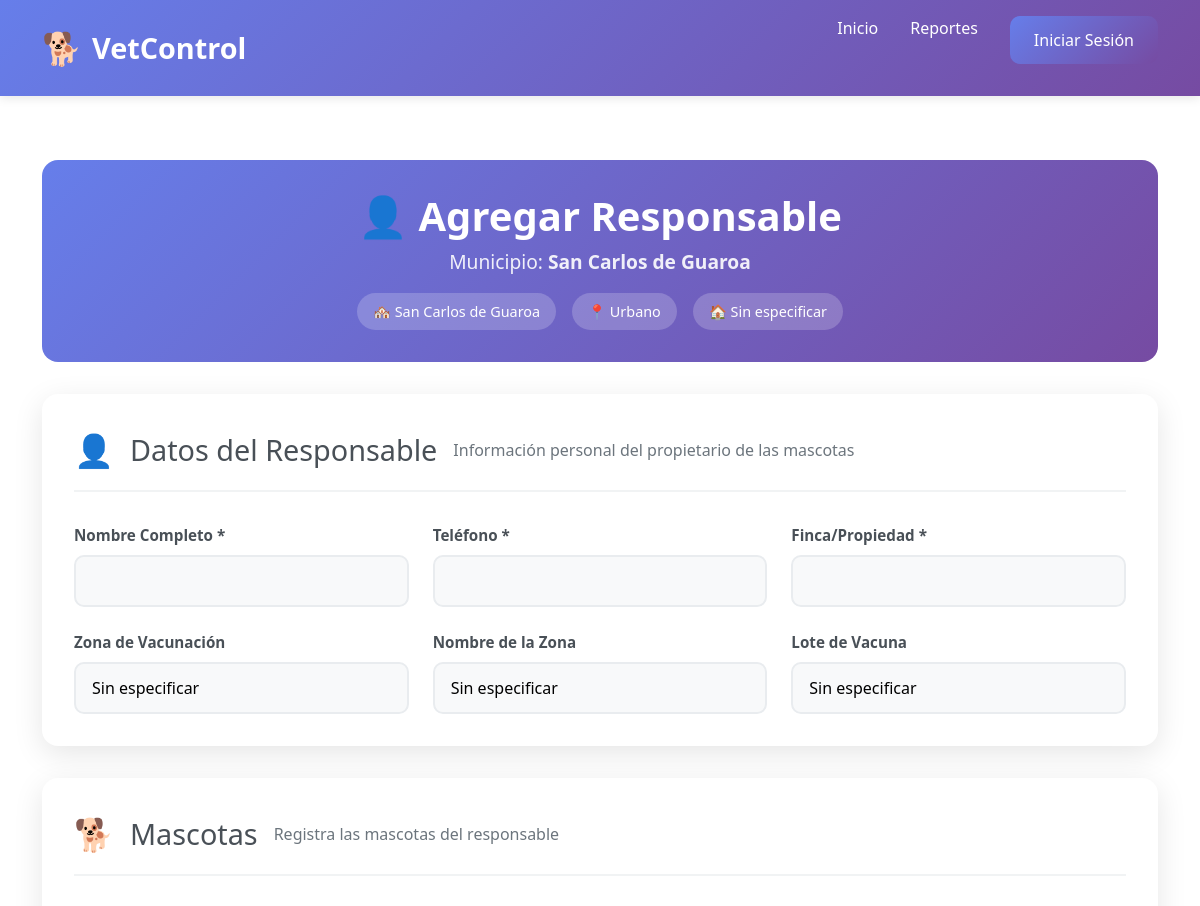
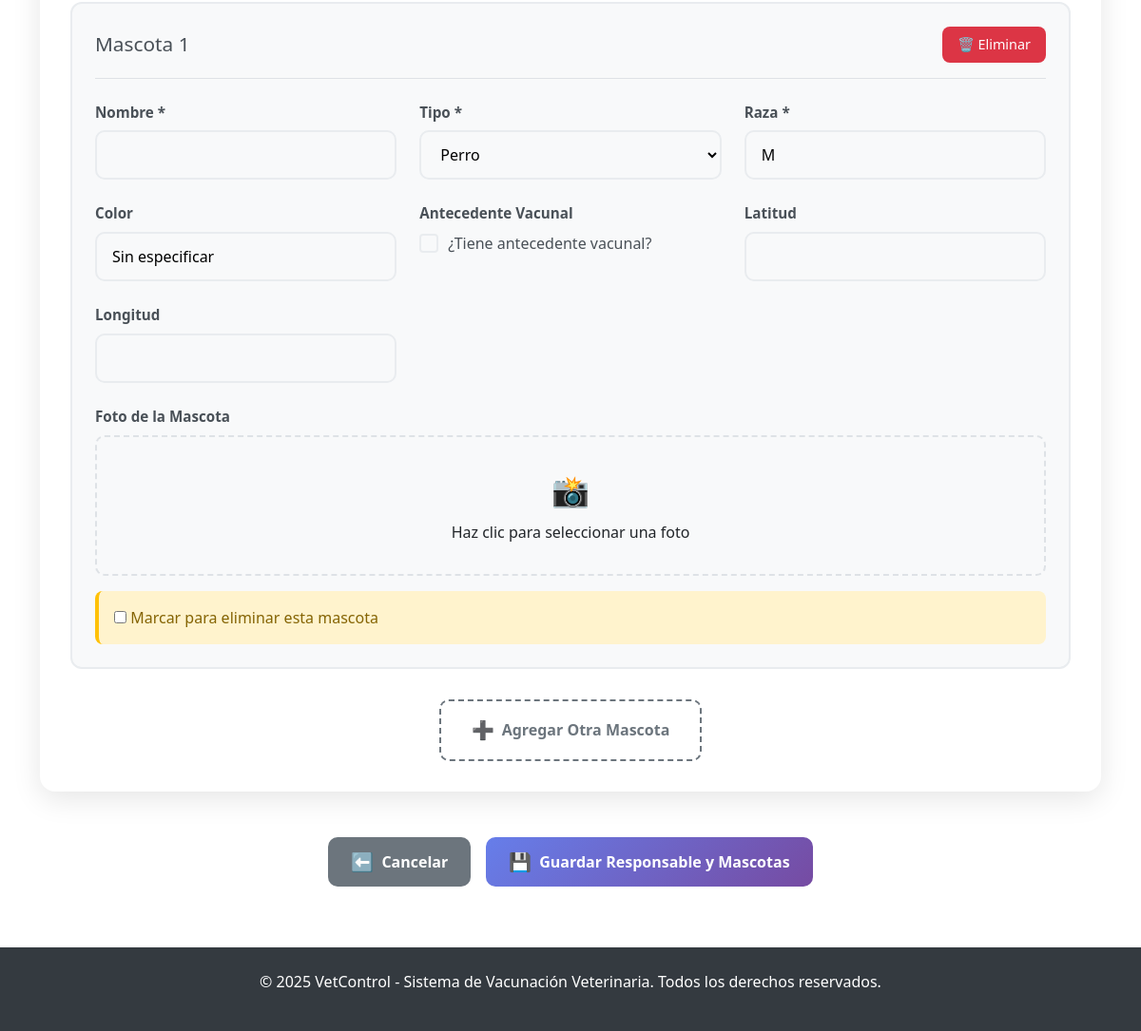
/api/planillas/22/responsable/nuevo/, run on the app's committed database (2 pictures, top to bottom).
### api/models.py (models this page shows, shortened)
class Planilla(models.Model):
    TIPO_ZONA_CHOICES = [
        ('urbano', 'Urbano'),
        ('rural', 'Rural'),
    ]
    nombre = models.CharField(max_length=100)
    assigned_to = models.ForeignKey(
        settings.AUTH_USER_MODEL,
        on_delete=models.CASCADE,
        related_name='planillas',
        null=True,
        blank=True,
        help_text="Vacunador principal asignado (compatibilidad)"
    )
    tecnico_asignado = models.ForeignKey(
        settings.AUTH_USER_MODEL,
        on_delete=models.SET_NULL,
        null=True,
        blank=True,
        related_name='planillas_asignadas',
        limit_choices_to={'tipo_usuario': 'tecnico'},
        help_text="Técnico principal asignado"
    )
    vacunadores_adicionales = models.ManyToManyField(
        settings.AUTH_USER_MODEL,
        blank=True,
        related_name='planillas_como_vacunador_adicional',
        limit_choices_to={'tipo_usuario': 'vacunador'},
        help_text="Vacunadores adicionales asignados"
    )
    tecnicos_adicionales = models.ManyToManyField(
        settings.AUTH_USER_MODEL,
        blank=True,
        related_name='planillas_como_tecnico_adicional',
        limit_choices_to={'tipo_usuario': 'tecnico'},
        help_text="Técnicos adicionales asignados"
    )
    municipio = models.CharField(max_length=100, default="Sin especificar", help_text="Nombre del municipio")
    urbano_rural = models.CharField(max_length=10, choices=TIPO_ZONA_CHOICES, default="urbano", help_text="Tipo de zona: urbano o rural")
    centro_poblado_vereda_barrio = models.CharField(max_length=100, default="Sin especificar", help_text="Centro poblado, vereda o barrio")
    zona = models.CharField(max_length=100, default="Sin especificar", help_text="Zona específica")
    creada = models.DateTimeField(auto_now_add=True)
    class Meta:
        verbose_name = "Municipio"
        verbose_name_plural = "Municipios"

### api/views.py (the view)
def crear_responsable_con_mascotas(request, planilla_id):
    planilla = get_object_or_404(Planilla, id=planilla_id)
    if request.method == 'POST':
        form = ResponsableForm(request.POST)
        formset = MascotaFormSet(request.POST, request.FILES)
        if form.is_valid() and formset.is_valid():
            responsable = form.save(commit=False)
            responsable.planilla = planilla
            responsable.save()
            formset.instance = responsable
            formset.save()
            return redirect('detalle_planilla', pk=planilla.id)  # o a donde quieras
    else:
        form = ResponsableForm()
        formset = MascotaFormSet()
    return render(request, 'api/responsable_form.html', {
        'form': form,
        'formset': formset,
        'planilla': planilla
    })

### api/forms.py
class ResponsableForm(forms.ModelForm):
    class Meta:
        model = Responsable
        fields = [
            'nombre', 'telefono', 'finca',
            'zona', 'nombre_zona', 'lote_vacuna'
        ]
        widgets = {
            'zona': forms.TextInput(attrs={'placeholder': 'Ej. Norte'}),
            'lote_vacuna': forms.TextInput(attrs={'placeholder': 'Ej. Lote 123'}),
        }

### api/templates/api/responsable_form.html (shortened to what this page needs)
{% extends "api/base.html" %}
{% block content %}
<div class="responsable-form-container">
  <div class="form-header">
    <div class="header-content">
      <h1>👤 Agregar Responsable</h1>
      <p>Municipio: <strong>{{ planilla.nombre }}</strong></p>
      <div class="municipio-info">
        <span class="info-badge">🏘️ {{ planilla.municipio }}</span>
        <span class="info-badge">📍 {{ planilla.urbano_rural|title }}</span>
        <span class="info-badge">🏠 {{ planilla.centro_poblado_vereda_barrio }}</span>
      </div>
    </div>
  </div>
  <form method="post" enctype="multipart/form-data" id="responsable-form" class="responsable-form">
    <div class="form-section">
      <div class="section-header">
        <div class="section-icon">👤</div>
        <h2>Datos del Responsable</h2>
        <p>Información personal del propietario de las mascotas</p>
      </div>
      <div class="form-grid">
        <div class="form-group">
          <label for="{{ form.nombre.id_for_label }}">Nombre Completo *</label>
          {{ form.nombre }}
        </div>
        <div class="form-group">
          <label for="{{ form.telefono.id_for_label }}">Teléfono *</label>
          {{ form.telefono }}
        </div>
        <div class="form-group">
          <label for="{{ form.finca.id_for_label }}">Finca/Propiedad *</label>
          {{ form.finca }}
        </div>
        <div class="form-group">
          <label for="{{ form.zona.id_for_label }}">Zona de Vacunación</label>
          {{ form.zona }}
        </div>
        <div class="form-group">
          <label for="{{ form.nombre_zona.id_for_label }}">Nombre de la Zona</label>
          {{ form.nombre_zona }}
        </div>
        <div class="form-group">
          <label for="{{ form.lote_vacuna.id_for_label }}">Lote de Vacuna</label>
          {{ form.lote_vacuna }}
        </div>
      </div>
    </div>
    <div class="form-section">
      <div class="section-header">
        <div class="section-icon">🐕</div>
        <h2>Mascotas</h2>
        <p>Registra las mascotas del responsable</p>
      </div>
      <div id="mascotas-container">
        {% for subform in formset %}
        <div class="mascota-card" data-index="{{ forloop.counter0 }}">
          <div class="mascota-header">
            <h3>Mascota {{ forloop.counter }}</h3>
            {% if formset.can_delete %}
            <button type="button" class="btn-remove-mascota" onclick="removeMascota(this)">
              🗑️ Eliminar
            </button>
            {% endif %}
          </div>
          <div class="mascota-content">
            <div class="form-grid">
              <div class="form-group">
                <label for="{{ subform.nombre.id_for_label }}">Nombre *</label>
                {{ subform.nombre }}
              </div>
              <div class="form-group">
                <label for="{{ subform.tipo.id_for_label }}">Tipo *</label>
                {{ subform.tipo }}
              </div>
              <div class="form-group">
                <label for="{{ subform.raza.id_for_label }}">Raza *</label>
                {{ subform.raza }}
              </div>
              <div class="form-group">
                <label for="{{ subform.color.id_for_label }}">Color</label>
                {{ subform.color }}
              </div>
              <div class="form-group">
                <label for="{{ subform.antecedente_vacunal.id_for_label }}">Antecedente Vacunal</label>
                <div class="checkbox-wrapper">
                  <span class="checkmark"></span>
                  <span class="checkbox-label">¿Tiene antecedente vacunal?</span>
                </div>
              </div>
              <div class="form-group">
                <label for="{{ subform.latitud.id_for_label }}">Latitud</label>
                {{ subform.latitud }}
              </div>
              <div class="form-group">
                <label for="{{ subform.longitud.id_for_label }}">Longitud</label>
                {{ subform.longitud }}
              </div>
              <div class="form-group full-width">
                <label for="{{ subform.foto.id_for_label }}">Foto de la Mascota</label>
                <div class="file-upload-wrapper">
                  <div class="file-upload-placeholder">
                    <span class="upload-icon">📸</span>
                    <span>Haz clic para seleccionar una foto</span>
                  </div>
                </div>
              </div>
            </div>
            {% if formset.can_delete %}
            <div class="delete-checkbox">
              {{ subform.DELETE }}
              <label for="{{ subform.DELETE.id_for_label }}">
                Marcar para eliminar esta mascota
              </label>
            </div>
            {% endif %}
          </div>
        </div>
        {% endfor %}
      </div>
      <div class="add-mascota-section">
        <button type="button" id="add-mascota-btn" class="btn-add-mascota">
          <span class="btn-icon">➕</span>
          Agregar Otra Mascota
        </button>
      </div>
    </div>
    <div class="form-actions">
      <a href="{% url 'elegir_planilla' %}" class="btn btn-secondary">
        <span class="btn-icon">⬅️</span>
        Cancelar
      </a>
      <button type="submit" class="btn btn-primary">
        <span class="btn-icon">💾</span>
        Guardar Responsable y Mascotas
      </button>
    </div>
  </form>
</div>
{% endblock %}

### api/templates/api/base.html (style rules this page uses)
* { margin: 0; padding: 0; box-sizing: border-box; }
body { font-family: 'Segoe UI', Tahoma, Geneva, Verdana, sans-serif; line-height: 1.6; color: #333; background-color: #f8f9fa; }
.btn { display: inline-block; padding: 12px 24px; border-radius: 8px; text-decoration: none; font-weight: 500; transition: all 0.3s; border: none; cursor: pointer; font-size: 1rem; }
.btn-primary { background: linear-gradient(135deg, #667eea 0%, #764ba2 100%); color: white; }
.btn-secondary { background: #6c757d; color: white; }

### api/templates/api/responsable_form.html (style rules this page uses)
.responsable-form-container { max-width: 1200px; margin: 0 auto; padding: 2rem 0; }
.form-header { background: linear-gradient(135deg, #667eea 0%, #764ba2 100%); color: white; border-radius: 16px; padding: 2rem; margin-bottom: 2rem; text-align: center; }
.header-content h1 { font-size: 2.5rem; margin-bottom: 0.5rem; font-weight: bold; }
.header-content p { font-size: 1.2rem; margin-bottom: 1rem; opacity: 0.9; }
.municipio-info { display: flex; gap: 1rem; justify-content: center; flex-wrap: wrap; }
.info-badge { background: rgba(255, 255, 255, 0.2); padding: 0.5rem 1rem; border-radius: 20px; font-size: 0.9rem; font-weight: 500; }
.form-section { background: white; border-radius: 16px; box-shadow: 0 8px 30px rgba(0, 0, 0, 0.1); padding: 2rem; margin-bottom: 2rem; }
.section-header { display: flex; align-items: center; gap: 1rem; margin-bottom: 2rem; padding-bottom: 1rem; border-bottom: 2px solid #f1f3f4; }
.section-icon { font-size: 2rem; }
.section-header h2 { font-size: 1.8rem; color: #495057; margin: 0; }
.section-header p { color: #6c757d; margin: 0; font-size: 1rem; }
.form-grid { display: grid; grid-template-columns: repeat(auto-fit, minmax(300px, 1fr)); gap: 1.5rem; }
.form-group { display: flex; flex-direction: column; }
.form-group.full-width { grid-column: 1 / -1; }
.form-group label { font-weight: 600; color: #495057; margin-bottom: 0.5rem; font-size: 0.95rem; }
.form-group input, .form-group select, .form-group textarea { padding: 12px 16px; border: 2px solid #e9ecef; border-radius: 10px; font-size: 1rem; transition: all 0.3s; background: #f8f9fa; }
.mascota-card { background: #f8f9fa; border-radius: 12px; padding: 1.5rem; margin-bottom: 1.5rem; border: 2px solid #e9ecef; transition: all 0.3s; }
.mascota-header { display: flex; justify-content: space-between; align-items: center; margin-bottom: 1.5rem; padding-bottom: 1rem; border-bottom: 1px solid #dee2e6; }
.mascota-header h3 { font-size: 1.3rem; color: #495057; margin: 0; }
.btn-remove-mascota { background: #dc3545; color: white; border: none; padding: 8px 16px; border-radius: 8px; font-size: 0.9rem; cursor: pointer; transition: all 0.3s; }
.checkbox-wrapper { display: flex; align-items: center; gap: 10px; cursor: pointer; }
.checkmark { width: 20px; height: 20px; border: 2px solid #e9ecef; border-radius: 4px; position: relative; transition: all 0.3s; }
.checkbox-label { font-weight: 500; color: #495057; }
.file-upload-wrapper { position: relative; cursor: pointer; }
.file-upload-placeholder { display: flex; flex-direction: column; align-items: center; gap: 0.5rem; padding: 2rem; border: 2px dashed #dee2e6; border-radius: 10px; background: #f8f9fa; transition: all 0.3s; }
.upload-icon { font-size: 2rem; }
.delete-checkbox { margin-top: 1rem; padding: 1rem; background: #fff3cd; border-radius: 8px; border-left: 4px solid #ffc107; }
.delete-checkbox label { color: #856404; font-weight: 500; cursor: pointer; }
.add-mascota-section { text-align: center; margin-top: 2rem; }
.btn-add-mascota { background: transparent; border: 2px dashed #6c757d; color: #6c757d; padding: 1rem 2rem; border-radius: 10px; font-size: 1rem; font-weight: 600; cursor: pointer; transition: all 0.3s; display: inline-flex; align-items: center; gap: 8px; }
.form-actions { display: flex; gap: 1rem; justify-content: center; margin-top: 3rem; flex-wrap: wrap; }
.btn { display: inline-flex; align-items: center; gap: 8px; padding: 12px 24px; border-radius: 10px; font-weight: 600; text-decoration: none; transition: all 0.3s; border: none; cursor: pointer; font-size: 1rem; }
.btn-primary { background: linear-gradient(135deg, #667eea 0%, #764ba2 100%); color: white; }
.btn-secondary { background: #6c757d; color: white; }
.btn-icon { font-size: 1.2rem; }
.mascota-card { animation: slideIn 0.5s ease-out; }

### data on the page
Planilla: nombre "San Carlos de Guaroa", municipio "San Carlos de Guaroa", urbano_rural "Urbano", centro_poblado_vereda_barrio "Sin especificar"
